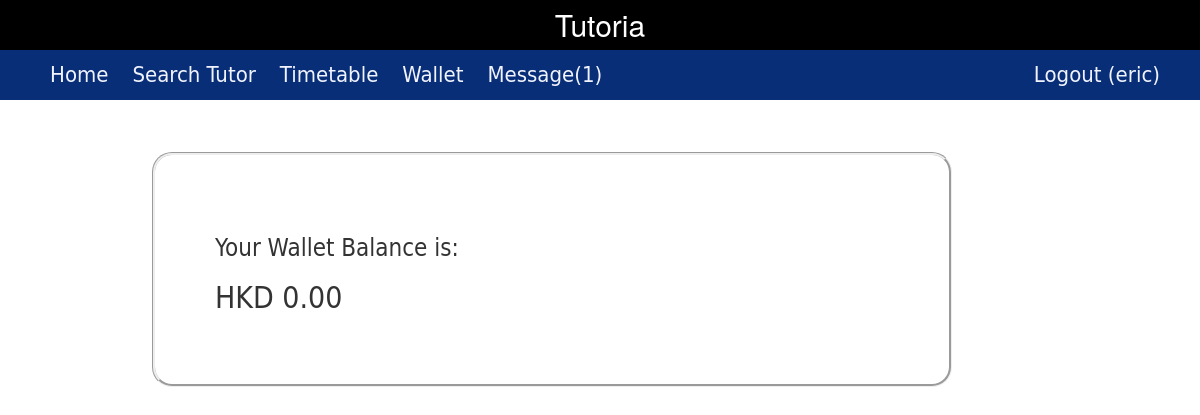
Page /wallet/ (signed in) on the earlier database version.
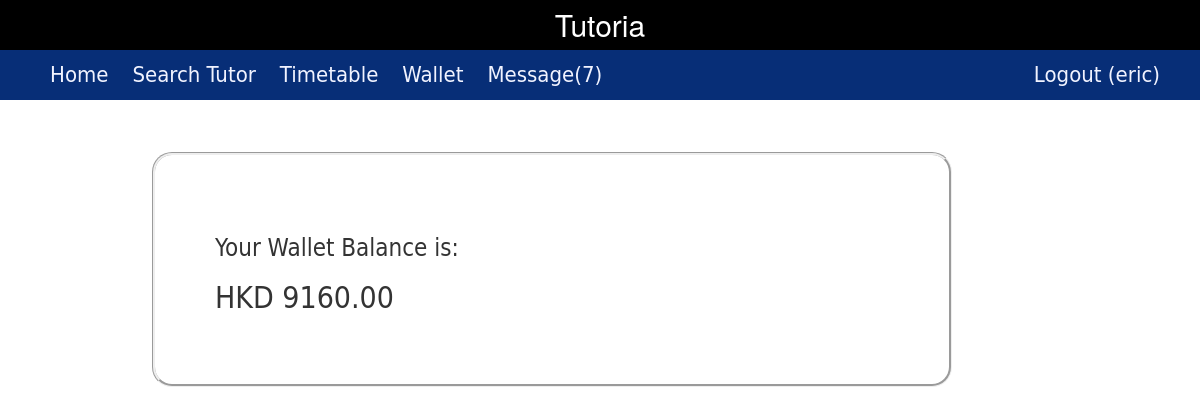
Same page on the later database version.
### core/models.py (models this page shows, shortened)
class Profile(models.Model):
    user = models.OneToOneField(User, on_delete=models.CASCADE)
    phone = models.CharField(max_length=20)
    user_type =  models.ForeignKey(UserType)
    wallet = models.OneToOneField(Wallet)
    @property
    def hasNotification(self):
        return len(Notification.objects.filter(profile=self))>0
    @property
    def getNotificationNum(self):
        return len(Notification.objects.filter(profile=self))

class Wallet(models.Model):
    amount = models.DecimalField(max_digits=20, decimal_places=2, default=0.0, blank=True, null=True)

### core/views.py (the view)
# urls.py: url(r'^wallet/$', views.viewWallet, name='view_wallet'),
@login_required
def viewWallet(request):
    if request.user.username =="admin":
        return HttpResponse("You logged in as admin.")
    wallet = request.user.profile.wallet
    context={'amount':wallet.amount}
    return render(request, 'view_wallet.html', context)

### core/templates/view_wallet.html (shortened to what this page needs)
{% extends 'base.html' %}
{% block content %}
    <h3>Your Wallet Balance is:</h3>
    <h2>HKD {{amount}}</h2>
{% endblock %}

### core/templates/base.html (shortened to what this page needs)
{% load static %}
<!DOCTYPE html>
<html>
<head>
    <link rel="stylesheet" href="https://maxcdn.bootstrapcdn.com/bootstrap/3.3.7/css/bootstrap.min.css">
    <link rel="stylesheet" href="{% static 'css/base.css' %}">
</head>
<body>
    <div id="wrapper">
        <header>
            <div id="bar">
                Tutoria
            </div>
            <nav id="navigation">
                <ul>
                    <a href="{% url 'homepage' %}">
                        <li>Home</li>
                    </a>
                    {% if user.is_authenticated %}
                    <a href="{% url 'search_tutor' %}">
                        <li>Search Tutor</li>
                    </a>
                    <a href="{% url 'view_timetable' %}">
                        <li>Timetable</li>
                    </a>
                    <a href="{% url 'view_wallet' %}">
                        <li>Wallet</li>
                    </a>
                    <a href="{% url 'view_notification' %}">
                        {%if user.profile.hasNotification %}
                        <li>Message({{user.profile.getNotificationNum}})</li>
                        {% else %}
                        <li>Message</li>
                        {% endif %}
                    </a>
                    <a href="{% url 'logout' %}" id="logoutButton" class="pull-right">
                        <li>Logout ({{ user.username }}) </li>
                    </a>
                    {% endif %}
                </ul>
            </nav>
        </header>
        <div id="main">
            <article>
                <section class="box">
                    {% block content %} {% endblock %}
        </div>
    </div>
</body>
</html>

Differences in the rows shown:
changed Wallet: amount "0.00" → "9160.00"
Other differences:
{{ user.profile.getNotificationNum }}: "1" → "7"
